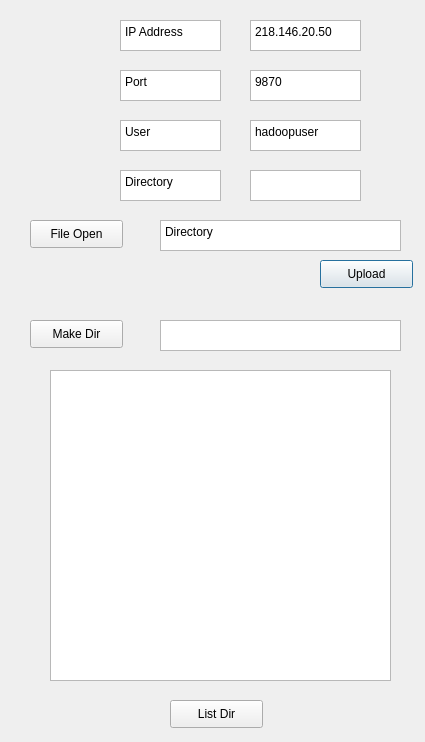
<?xml version="1.0" encoding="UTF-8"?>
<ui version="4.0">
 <class>Dialog</class>
 <widget class="QDialog" name="Dialog">
  <property name="geometry">
   <rect>
    <x>0</x>
    <y>0</y>
    <width>425</width>
    <height>742</height>
   </rect>
  </property>
  <property name="windowTitle">
   <string>Dialog</string>
  </property>
  <widget class="QTextEdit" name="ip_input">
   <property name="geometry">
    <rect>
     <x>250</x>
     <y>20</y>
     <width>111</width>
     <height>31</height>
    </rect>
   </property>
   <property name="html">
    <string>&lt;!DOCTYPE HTML PUBLIC &quot;-//W3C//DTD HTML 4.0//EN&quot; &quot;http://www.w3.org/TR/REC-html40/strict.dtd&quot;&gt;
&lt;html&gt;&lt;head&gt;&lt;meta name=&quot;qrichtext&quot; content=&quot;1&quot; /&gt;&lt;style type=&quot;text/css&quot;&gt;
p, li { white-space: pre-wrap; }
&lt;/style&gt;&lt;/head&gt;&lt;body style=&quot; font-family:'Gulim'; font-size:9pt; font-weight:400; font-style:normal;&quot;&gt;
&lt;p style=&quot; margin-top:0px; margin-bottom:0px; margin-left:0px; margin-right:0px; -qt-block-indent:0; text-indent:0px;&quot;&gt;218.146.20.50&lt;/p&gt;&lt;/body&gt;&lt;/html&gt;</string>
   </property>
  </widget>
  <widget class="QTextEdit" name="port_input">
   <property name="geometry">
    <rect>
     <x>250</x>
     <y>70</y>
     <width>111</width>
     <height>31</height>
    </rect>
   </property>
   <property name="html">
    <string>&lt;!DOCTYPE HTML PUBLIC &quot;-//W3C//DTD HTML 4.0//EN&quot; &quot;http://www.w3.org/TR/REC-html40/strict.dtd&quot;&gt;
&lt;html&gt;&lt;head&gt;&lt;meta name=&quot;qrichtext&quot; content=&quot;1&quot; /&gt;&lt;style type=&quot;text/css&quot;&gt;
p, li { white-space: pre-wrap; }
&lt;/style&gt;&lt;/head&gt;&lt;body style=&quot; font-family:'Gulim'; font-size:9pt; font-weight:400; font-style:normal;&quot;&gt;
&lt;p style=&quot; margin-top:0px; margin-bottom:0px; margin-left:0px; margin-right:0px; -qt-block-indent:0; text-indent:0px;&quot;&gt;9870&lt;/p&gt;&lt;/body&gt;&lt;/html&gt;</string>
   </property>
  </widget>
  <widget class="QTextBrowser" name="ip_address_display">
   <property name="geometry">
    <rect>
     <x>120</x>
     <y>20</y>
     <width>101</width>
     <height>31</height>
    </rect>
   </property>
   <property name="html">
    <string>&lt;!DOCTYPE HTML PUBLIC &quot;-//W3C//DTD HTML 4.0//EN&quot; &quot;http://www.w3.org/TR/REC-html40/strict.dtd&quot;&gt;
&lt;html&gt;&lt;head&gt;&lt;meta name=&quot;qrichtext&quot; content=&quot;1&quot; /&gt;&lt;style type=&quot;text/css&quot;&gt;
p, li { white-space: pre-wrap; }
&lt;/style&gt;&lt;/head&gt;&lt;body style=&quot; font-family:'Gulim'; font-size:9pt; font-weight:400; font-style:normal;&quot;&gt;
&lt;p style=&quot; margin-top:0px; margin-bottom:0px; margin-left:0px; margin-right:0px; -qt-block-indent:0; text-indent:0px;&quot;&gt;IP Address&lt;/p&gt;&lt;/body&gt;&lt;/html&gt;</string>
   </property>
  </widget>
  <widget class="QTextBrowser" name="port_display">
   <property name="geometry">
    <rect>
     <x>120</x>
     <y>70</y>
     <width>101</width>
     <height>31</height>
    </rect>
   </property>
   <property name="html">
    <string>&lt;!DOCTYPE HTML PUBLIC &quot;-//W3C//DTD HTML 4.0//EN&quot; &quot;http://www.w3.org/TR/REC-html40/strict.dtd&quot;&gt;
&lt;html&gt;&lt;head&gt;&lt;meta name=&quot;qrichtext&quot; content=&quot;1&quot; /&gt;&lt;style type=&quot;text/css&quot;&gt;
p, li { white-space: pre-wrap; }
&lt;/style&gt;&lt;/head&gt;&lt;body style=&quot; font-family:'Gulim'; font-size:9pt; font-weight:400; font-style:normal;&quot;&gt;
&lt;p style=&quot; margin-top:0px; margin-bottom:0px; margin-left:0px; margin-right:0px; -qt-block-indent:0; text-indent:0px;&quot;&gt;Port&lt;/p&gt;&lt;/body&gt;&lt;/html&gt;</string>
   </property>
  </widget>
  <widget class="QPushButton" name="upload_button">
   <property name="geometry">
    <rect>
     <x>320</x>
     <y>260</y>
     <width>93</width>
     <height>28</height>
    </rect>
   </property>
   <property name="text">
    <string>Upload</string>
   </property>
  </widget>
  <widget class="QTextBrowser" name="user_display">
   <property name="geometry">
    <rect>
     <x>120</x>
     <y>120</y>
     <width>101</width>
     <height>31</height>
    </rect>
   </property>
   <property name="html">
    <string>&lt;!DOCTYPE HTML PUBLIC &quot;-//W3C//DTD HTML 4.0//EN&quot; &quot;http://www.w3.org/TR/REC-html40/strict.dtd&quot;&gt;
&lt;html&gt;&lt;head&gt;&lt;meta name=&quot;qrichtext&quot; content=&quot;1&quot; /&gt;&lt;style type=&quot;text/css&quot;&gt;
p, li { white-space: pre-wrap; }
&lt;/style&gt;&lt;/head&gt;&lt;body style=&quot; font-family:'Gulim'; font-size:9pt; font-weight:400; font-style:normal;&quot;&gt;
&lt;p style=&quot; margin-top:0px; margin-bottom:0px; margin-left:0px; margin-right:0px; -qt-block-indent:0; text-indent:0px;&quot;&gt;User&lt;/p&gt;&lt;/body&gt;&lt;/html&gt;</string>
   </property>
  </widget>
  <widget class="QTextEdit" name="user_input">
   <property name="geometry">
    <rect>
     <x>250</x>
     <y>120</y>
     <width>111</width>
     <height>31</height>
    </rect>
   </property>
   <property name="html">
    <string>&lt;!DOCTYPE HTML PUBLIC &quot;-//W3C//DTD HTML 4.0//EN&quot; &quot;http://www.w3.org/TR/REC-html40/strict.dtd&quot;&gt;
&lt;html&gt;&lt;head&gt;&lt;meta name=&quot;qrichtext&quot; content=&quot;1&quot; /&gt;&lt;style type=&quot;text/css&quot;&gt;
p, li { white-space: pre-wrap; }
&lt;/style&gt;&lt;/head&gt;&lt;body style=&quot; font-family:'Gulim'; font-size:9pt; font-weight:400; font-style:normal;&quot;&gt;
&lt;p style=&quot; margin-top:0px; margin-bottom:0px; margin-left:0px; margin-right:0px; -qt-block-indent:0; text-indent:0px;&quot;&gt;hadoopuser&lt;/p&gt;&lt;/body&gt;&lt;/html&gt;</string>
   </property>
  </widget>
  <widget class="QPushButton" name="file_open_button">
   <property name="geometry">
    <rect>
     <x>30</x>
     <y>220</y>
     <width>93</width>
     <height>28</height>
    </rect>
   </property>
   <property name="text">
    <string>File Open</string>
   </property>
  </widget>
  <widget class="QTextBrowser" name="File_directory_display">
   <property name="geometry">
    <rect>
     <x>160</x>
     <y>220</y>
     <width>241</width>
     <height>31</height>
    </rect>
   </property>
   <property name="html">
    <string>&lt;!DOCTYPE HTML PUBLIC &quot;-//W3C//DTD HTML 4.0//EN&quot; &quot;http://www.w3.org/TR/REC-html40/strict.dtd&quot;&gt;
&lt;html&gt;&lt;head&gt;&lt;meta name=&quot;qrichtext&quot; content=&quot;1&quot; /&gt;&lt;style type=&quot;text/css&quot;&gt;
p, li { white-space: pre-wrap; }
&lt;/style&gt;&lt;/head&gt;&lt;body style=&quot; font-family:'Gulim'; font-size:9pt; font-weight:400; font-style:normal;&quot;&gt;
&lt;p style=&quot; margin-top:0px; margin-bottom:0px; margin-left:0px; margin-right:0px; -qt-block-indent:0; text-indent:0px;&quot;&gt;Directory&lt;/p&gt;&lt;/body&gt;&lt;/html&gt;</string>
   </property>
  </widget>
  <widget class="QTextBrowser" name="dir_display">
   <property name="geometry">
    <rect>
     <x>120</x>
     <y>170</y>
     <width>101</width>
     <height>31</height>
    </rect>
   </property>
   <property name="html">
    <string>&lt;!DOCTYPE HTML PUBLIC &quot;-//W3C//DTD HTML 4.0//EN&quot; &quot;http://www.w3.org/TR/REC-html40/strict.dtd&quot;&gt;
&lt;html&gt;&lt;head&gt;&lt;meta name=&quot;qrichtext&quot; content=&quot;1&quot; /&gt;&lt;style type=&quot;text/css&quot;&gt;
p, li { white-space: pre-wrap; }
&lt;/style&gt;&lt;/head&gt;&lt;body style=&quot; font-family:'Gulim'; font-size:9pt; font-weight:400; font-style:normal;&quot;&gt;
&lt;p style=&quot; margin-top:0px; margin-bottom:0px; margin-left:0px; margin-right:0px; -qt-block-indent:0; text-indent:0px;&quot;&gt;Directory&lt;/p&gt;&lt;/body&gt;&lt;/html&gt;</string>
   </property>
  </widget>
  <widget class="QTextEdit" name="dir_input">
   <property name="geometry">
    <rect>
     <x>250</x>
     <y>170</y>
     <width>111</width>
     <height>31</height>
    </rect>
   </property>
  </widget>
  <widget class="QTextEdit" name="mkdir_input">
   <property name="geometry">
    <rect>
     <x>160</x>
     <y>320</y>
     <width>241</width>
     <height>31</height>
    </rect>
   </property>
  </widget>
  <widget class="QPushButton" name="mkdir_button">
   <property name="geometry">
    <rect>
     <x>30</x>
     <y>320</y>
     <width>93</width>
     <height>28</height>
    </rect>
   </property>
   <property name="text">
    <string>Make Dir</string>
   </property>
  </widget>
  <widget class="QTextBrowser" name="list_display">
   <property name="geometry">
    <rect>
     <x>50</x>
     <y>370</y>
     <width>341</width>
     <height>311</height>
    </rect>
   </property>
  </widget>
  <widget class="QPushButton" name="listdir_button">
   <property name="geometry">
    <rect>
     <x>170</x>
     <y>700</y>
     <width>93</width>
     <height>28</height>
    </rect>
   </property>
   <property name="text">
    <string>List Dir</string>
   </property>
  </widget>
 </widget>
 <resources/>
 <connections/>
</ui>
